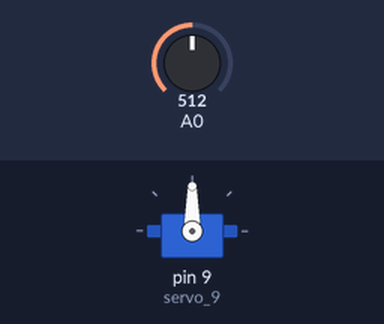
The sketch below on a simulated Arduino Uno, built with avr-gcc and run on an emulated ATmega328P. Shown: servo. Inputs (shaded band) come from the test bench; at power-on: A0 = 512.

Above: at 1.2 s.
1.3 s: A0 set to 716
At 1.9 s:
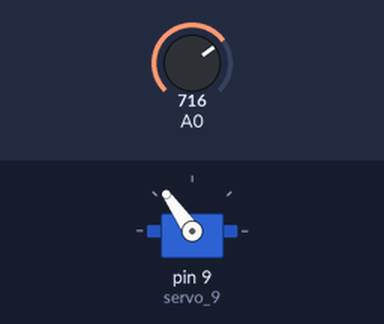
2.8 s: A0 set to 900
At 4.0 s:
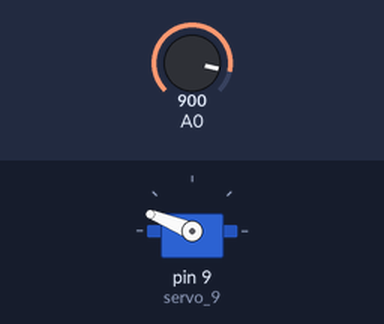
4.3 s: A0 set to 1023
At 5.3 s:
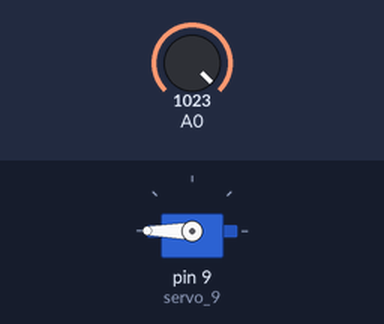
5.8 s: A0 set to 306
At 6.6 s:
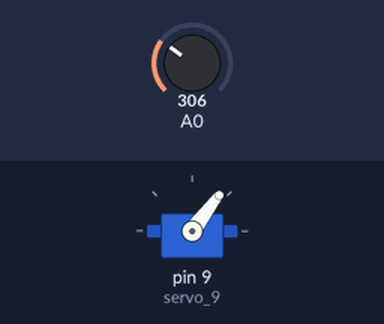
7.3 s: A0 set to 122
At 8.7 s:
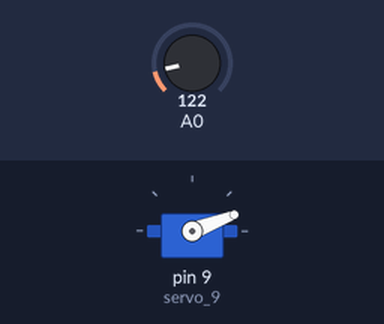
Timing chart, 0 to 9.8 s (numbered marks = the images above; inputs shaded):
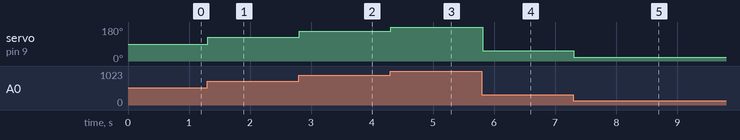

The sketch:

_10_servoMotorwithPotentiometer.ino
```cpp
#include <Servo.h>

int pos = 0;
int potentiometer = 0;
int output = 0;
Servo servo_9;

void setup()
{
  pinMode(A0, INPUT);
  servo_9.attach(9, 500, 2500);
}

void loop()
{
  potentiometer = analogRead(A0);
  output = map(potentiometer, 0, 1023, 0, 180);
  servo_9.write(output);
  delay(10);
}
```

Measured:
- after the input at 1.3 s, servo on pin 9 (servo_9): 90° → 125° at once
- after the input at 2.8 s, servo on pin 9 (servo_9): 125° → 158° at once
- after the input at 4.3 s, servo on pin 9 (servo_9): 158° → 180° at once
- after the input at 5.8 s, servo on pin 9 (servo_9): 180° → 53° at once
- after the input at 7.3 s, servo on pin 9 (servo_9): 53° → 21° at once
